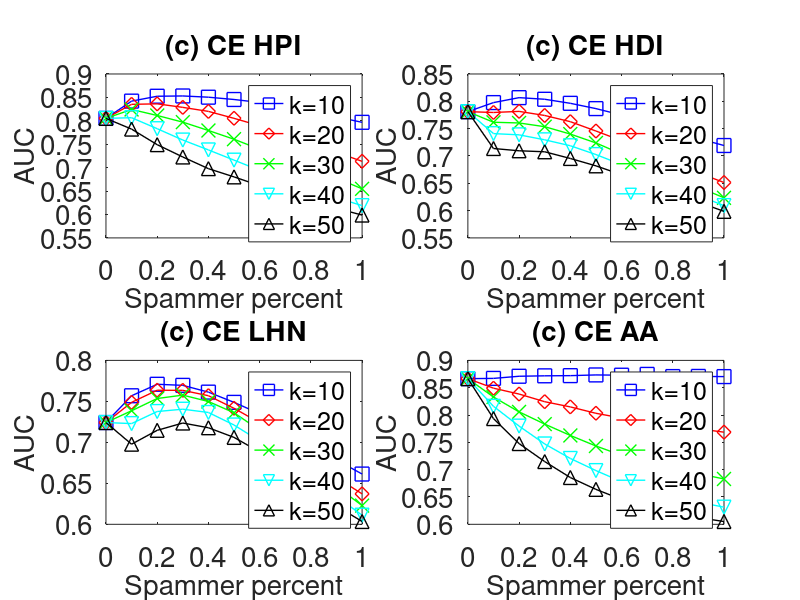

Recreate this plot in MATLAB.

subplot(2,2,1);
x=0:0.1:1;
y=[0.8052008	0.8420477	0.852476	0.8530755	0.8504304	0.8455328	0.8391874	0.8324334	0.8180257	0.8084243	0.7967982
];
plot(x,y,'-bs','LineWidth',1,'MarkerSize',10);
hold on;

y=[0.8052008    0.8352015	0.8362374	0.8287026	0.8201143	0.8053111	0.7893944	0.7702226	0.7525394	0.7329691	0.7134832
];
plot(x,y,'-rd','LineWidth',1,'MarkerSize',10);
hold on;

y=[0.8052008	0.8242702	0.8113748	0.7971555	0.7793292	0.7606681	0.739314	0.7198778	0.6971502	0.6777243	0.6548352
];
plot(x,y,'-gx','LineWidth',1,'MarkerSize',10);
hold on;

y=[0.8052008	0.8066594	0.7831941	0.7589577	0.7378549	0.7160383	0.6943823	0.6755395	0.6555125	0.6359138	0.6189251
];
plot(x,y,'-cv','LineWidth',1,'MarkerSize',10);
hold on;

y=[0.8052008	0.7822899	0.7490733	0.722775	0.6978532	0.6802716	0.6615586	0.6439704	0.629221	0.6131842	0.5987519
];
plot(x,y,'-k^','LineWidth',1,'MarkerSize',10);


set(gca,'FontSize',20);
xlabel('Spammer percent','fontsize',20);
ylabel('AUC','fontsize',20);
title('(c) CE HPI','fontsize',20);

legend('k=10','k=20','k=30','k=40','k=50');
hold on;



subplot(2,2,2);
x=0:0.1:1;
y=[0.7810538  0.7976316	0.8066912	0.8037441	0.7963226	0.7866277	0.7748399	0.7629283	0.7468541	0.7319099	0.7190961
];
plot(x,y,'-bs','LineWidth',1,'MarkerSize',10);
hold on;

y=[0.7810538   0.7795446	0.7815398	0.7740534	0.7627223	0.7455995	0.7279196	0.707858	0.6893306	0.6692234	0.651378
];
plot(x,y,'-rd','LineWidth',1,'MarkerSize',10);
hold on;

y=[0.7810538 	0.7616579	0.7603577	0.7535147	0.7400365	0.7237859	0.7035042	0.6836279	0.6629787	0.6430351	0.623432
];
plot(x,y,'-gx','LineWidth',1,'MarkerSize',10);
hold on;

y=[0.7810538 	0.7408675	0.7386221	0.7295061	0.7186776	0.70253	0.6841439	0.6656537	0.6470234	0.627457	0.6091373
];
plot(x,y,'-cv','LineWidth',1,'MarkerSize',10);
hold on;

y=[0.7810538 	0.7135927	0.7094462	0.7076138	0.6953768	0.6818673	0.6656015	0.6501424	0.6327731	0.6155315	0.598559
];
plot(x,y,'-k^','LineWidth',1,'MarkerSize',10);


set(gca,'FontSize',20);
xlabel('Spammer percent','fontsize',20);
ylabel('AUC','fontsize',20);
title('(c) CE HDI','fontsize',20);

legend('k=10','k=20','k=30','k=40','k=50');
hold on;


subplot(2,2,3);
x=0:0.1:1;
y=[0.7241632    0.756854	0.7708571	0.7695474	0.7612775	0.7488045	0.7349519	0.7188721	0.6984406	0.6785837	0.6613298
];
plot(x,y,'-bs','LineWidth',1,'MarkerSize',10);
hold on;

y=[0.7241632	0.7487931	0.7635899	0.7634372	0.7569075	0.7415251	0.7239849	0.702327	0.6817916	0.6570175	0.6371468
];
plot(x,y,'-rd','LineWidth',1,'MarkerSize',10);
hold on;

y=[0.7241632	0.7385457	0.7534967	0.757629	0.7498302	0.7360994	0.7147817	0.6941393	0.6701963	0.6462907	0.62286
];
plot(x,y,'-gx','LineWidth',1,'MarkerSize',10);
hold on;

y=[0.7241632	0.7228963	0.7376214	0.7404406	0.7364574	0.7211632	0.7016196	0.6798914	0.6573447	0.6339576	0.6111524
];
plot(x,y,'-cv','LineWidth',1,'MarkerSize',10);
hold on;

y=[0.7241632	0.6977527	0.7146693	0.7235702	0.7178269	0.7060377	0.6883354	0.6667263	0.6455419	0.6224406	0.6034352
];
plot(x,y,'-k^','LineWidth',1,'MarkerSize',10);


set(gca,'FontSize',20);
xlabel('Spammer percent','fontsize',20);
ylabel('AUC','fontsize',20);
title('(c) CE LHN','fontsize',20);

legend('k=10','k=20','k=30','k=40','k=50');
hold on;


subplot(2,2,4);
x=0:0.1:1;
y=[0.8665816   0.867054	0.8709652	0.8717583	0.8720877	0.8733855	0.8729009	0.874387	0.8703789	0.8706662	0.870336
];
plot(x,y,'-bs','LineWidth',1,'MarkerSize',10);
hold on;

y=[0.8665816 	0.84914	0.8383948	0.8243935	0.8148631	0.8031891	0.794508	0.7839516	0.7795429	0.774836	0.7686247
];
plot(x,y,'-rd','LineWidth',1,'MarkerSize',10);
hold on;

y=[0.8665816 	0.8329815	0.8057719	0.7834036	0.7626268	0.7433407	0.7263034	0.7126417	0.7006422	0.6927014	0.682992
];
plot(x,y,'-gx','LineWidth',1,'MarkerSize',10);
hold on;

y=[0.8665816 	0.8159816	0.7797513	0.7470496	0.7205425	0.6983192	0.6779904	0.6640738	0.6498846	0.6405274	0.6314135
];
plot(x,y,'-cv','LineWidth',1,'MarkerSize',10);
hold on;

y=[0.8665816 	0.7934759	0.7477485	0.7148047	0.6856204	0.6639451	0.6455529	0.6314444	0.620832	0.6123325	0.6050726
];
plot(x,y,'-k^','LineWidth',1,'MarkerSize',10);


set(gca,'FontSize',20);
xlabel('Spammer percent','fontsize',20);
ylabel('AUC','fontsize',20);
title('(c) CE AA','fontsize',20);

legend('k=10','k=20','k=30','k=40','k=50');
hold on;
